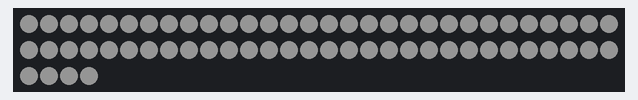
A sketch run on a simulated Arduino Uno, built with avr-gcc and run on an emulated ATmega328P. On the bench: 64 RGB LEDs in strip order, left to right, continuing on the next row. Dim RGB values are drawn brighter than linear.

Above: at 0.1 s.

The sketch:

src.ino
```cpp
#include <Adafruit_NeoPixel.h>

#define PIN 2
#define NUMPIXELS 64

Adafruit_NeoPixel strip(NUMPIXELS, PIN, NEO_GRB + NEO_KHZ800);

void setup() {
  strip.begin();
  strip.setBrightness(20);
  strip.show();
}


void loop() {
  for (int i = 0; i < NUMPIXELS; i++) {
    strip.setPixelColor(i, strip.Color(255, 255, 255));
  }
  strip.show();
  delay(500);
}
```
